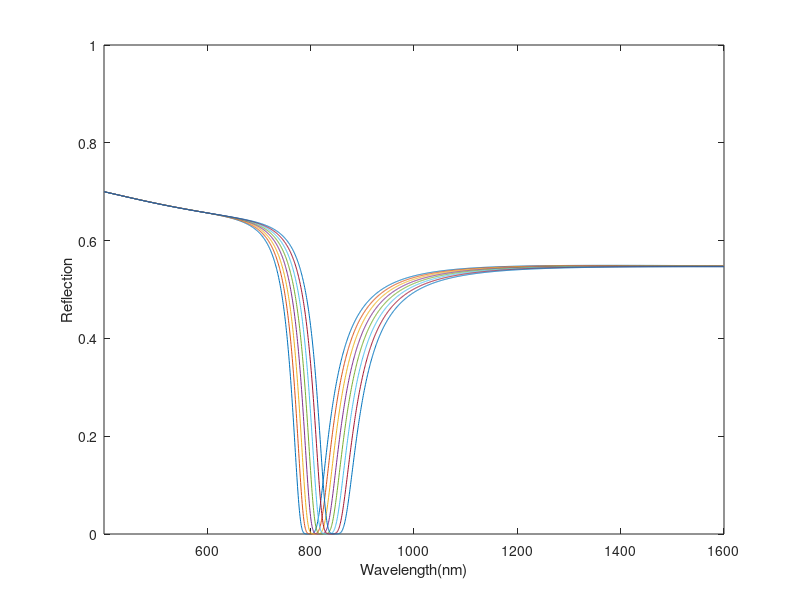

This figure's MATLAB source:

% clear
% clc

% basic parameter

lambda = linspace(400,1600,2000) * 1E-9;
theta = pi / 3;
n_core = 1.44;
n_clad = 1;
p_core = n_core^2;
p_clad = n_clad^2;
metal_t = 75E-9;
n_glass = 1.3;
p_glass = n_glass^2;
L = 50E-6;
D = 2E-6;


% metal

% permittivty
lambda_c = 8.9342E-6;
lambda_p = 1.6826E-7;
omega_p = 1.3388E16;
gamma = 7.07592E13;
eps_inf = 3.36174;

  
for d = linspace(1.3,1.305,8)
    
%     n_core = d;
%     p_core = n_core^2;
    
    % layer 1: core

    q1 = sqrt(p_core - n_core^2 * sin(theta)) / p_core;
    % q1 = sqrt(1 / p_core) * cos(theta);
    
    n_glass = d;
    p_glass = n_glass^2;
    
    for i = 1:length(lambda)

    %     p_metal = 1 - (lambda(i)^2 * lambda_c) / (lambda_p^2 .* (lambda_c + 1i * lambda(i)));
        omega = 2 * pi * (2.99 * 1E8 / lambda(i));
        p_metal = eps_inf - omega_p^2 / (omega^2 + 1i * gamma * omega);

        % refractive
        n_metal = sqrt(p_metal);

        % layer 2: metal

        theta2 = asin(sin(theta) / (n_core / n_metal));
        q2 = sqrt(p_metal - n_core^2 * sin(theta)) / p_metal;
    %     q2 = sqrt(1 / p_metal) * cos(theta2);
        beta2 = 2 * pi * metal_t / lambda(i) * sqrt(p_metal - n_core^2 * sin(theta)^2);

        % layer 3: glass
        theta3 = asin(sin(theta2) / (n_metal / n_glass));
        q3 = sqrt(p_glass - n_core^2 * sin(theta)) / p_glass;
    %     q3 = sqrt(1 / p_glass) * cos(theta3);

        % transfer matrix

        m11 = cos(beta2);
        m12 = -1i * sin(beta2) / q2;
        m21 = -1i * q2 * sin(beta2);
        m22 = m11;

        % power

        p_trans = n_core^2 * sin(theta) * cos(theta) / (1 - n_core^2 * cos(theta)^2)^2;

        % reflection ratio

        r_p = ((m11 + m12 * q3) * q1 - (m21 + m22 * q3)) / ((m11 + m12 * q3) * q1 + (m21 + m22 * q3));
        R_p = abs(r_p)^2;
        Nef = L / (D * tan(theta));

        p(i) = R_p^Nef;
    end
    
    plot(lambda*1E9,p);
    hold on;
end
xlabel('Wavelength(nm)');
ylabel('Reflection');
axis([min(lambda)*1E9 max(lambda)*1E9 0 1]);

